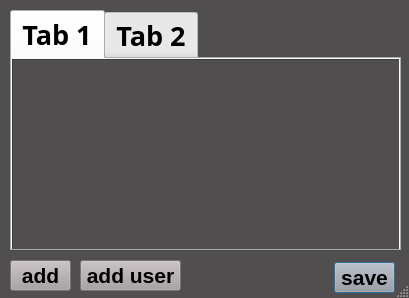
<?xml version="1.0" encoding="UTF-8"?>
<ui version="4.0">
 <class>run</class>
 <widget class="QDialog" name="run">
  <property name="windowModality">
   <enum>Qt::NonModal</enum>
  </property>
  <property name="geometry">
   <rect>
    <x>0</x>
    <y>0</y>
    <width>409</width>
    <height>298</height>
   </rect>
  </property>
  <property name="font">
   <font>
    <family>Yu Gothic UI Semibold</family>
    <pointsize>20</pointsize>
    <weight>75</weight>
    <bold>true</bold>
   </font>
  </property>
  <property name="contextMenuPolicy">
   <enum>Qt::NoContextMenu</enum>
  </property>
  <property name="windowTitle">
   <string>Dialog</string>
  </property>
  <property name="styleSheet">
   <string notr="true">QDialog{
	background-color:#514E4F;
}
QPushButton{
	background-color:#A69FA2;
}
QGraphicsView{
	background-color:#514E4F;
}
QSlider{
	background-color:#514E4F;
}
QTAbWIdget{
background-color:#514E4F;
}</string>
  </property>
  <property name="windowFilePath">
   <string/>
  </property>
  <property name="inputMethodHints">
   <set>Qt::ImhNone</set>
  </property>
  <property name="sizeGripEnabled">
   <bool>true</bool>
  </property>
  <property name="modal">
   <bool>false</bool>
  </property>
  <widget class="QPushButton" name="save">
   <property name="geometry">
    <rect>
     <x>334</x>
     <y>262</y>
     <width>61</width>
     <height>31</height>
    </rect>
   </property>
   <property name="font">
    <font>
     <pointsize>16</pointsize>
     <weight>75</weight>
     <bold>true</bold>
    </font>
   </property>
   <property name="text">
    <string>save</string>
   </property>
  </widget>
  <widget class="QPushButton" name="save_2">
   <property name="geometry">
    <rect>
     <x>10</x>
     <y>260</y>
     <width>61</width>
     <height>31</height>
    </rect>
   </property>
   <property name="font">
    <font>
     <pointsize>16</pointsize>
     <weight>75</weight>
     <bold>true</bold>
    </font>
   </property>
   <property name="text">
    <string>add</string>
   </property>
  </widget>
  <widget class="QPushButton" name="save_3">
   <property name="geometry">
    <rect>
     <x>80</x>
     <y>260</y>
     <width>101</width>
     <height>31</height>
    </rect>
   </property>
   <property name="font">
    <font>
     <pointsize>16</pointsize>
     <weight>75</weight>
     <bold>true</bold>
    </font>
   </property>
   <property name="text">
    <string>add user</string>
   </property>
  </widget>
  <widget class="QTabWidget" name="tabWidget">
   <property name="geometry">
    <rect>
     <x>10</x>
     <y>10</y>
     <width>391</width>
     <height>241</height>
    </rect>
   </property>
   <property name="currentIndex">
    <number>0</number>
   </property>
   <widget class="QWidget" name="tab">
    <attribute name="title">
     <string>Tab 1</string>
    </attribute>
    <widget class="QGraphicsView" name="km_runed">
     <property name="geometry">
      <rect>
       <x>0</x>
       <y>0</y>
       <width>391</width>
       <height>221</height>
      </rect>
     </property>
     <property name="contextMenuPolicy">
      <enum>Qt::DefaultContextMenu</enum>
     </property>
     <property name="acceptDrops">
      <bool>true</bool>
     </property>
     <property name="layoutDirection">
      <enum>Qt::LeftToRight</enum>
     </property>
     <property name="backgroundBrush">
      <brush brushstyle="NoBrush">
       <color alpha="255">
        <red>255</red>
        <green>0</green>
        <blue>4</blue>
       </color>
      </brush>
     </property>
     <property name="foregroundBrush">
      <brush brushstyle="NoBrush">
       <color alpha="255">
        <red>255</red>
        <green>0</green>
        <blue>4</blue>
       </color>
      </brush>
     </property>
     <property name="sceneRect">
      <rectf>
       <x>0.000000000000000</x>
       <y>0.000000000000000</y>
       <width>50.000000000000000</width>
       <height>10.000000000000000</height>
      </rectf>
     </property>
    </widget>
   </widget>
   <widget class="QWidget" name="tab_2">
    <attribute name="title">
     <string>Tab 2</string>
    </attribute>
    <widget class="QCalendarWidget" name="calendarWidget">
     <property name="geometry">
      <rect>
       <x>0</x>
       <y>0</y>
       <width>391</width>
       <height>221</height>
      </rect>
     </property>
    </widget>
   </widget>
  </widget>
 </widget>
 <resources/>
 <connections/>
</ui>
